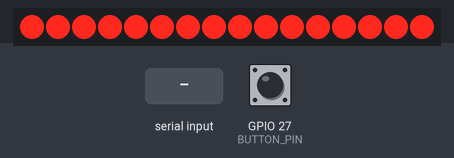
This program was run on a simulated ESP32. Shown: 16 shift-register outputs drawn as a row of LEDs (first output left, lit = HIGH). Wiring (inferred from the names in the program): 2 × shift register (74HC595): data GPIO 14; shift clock GPIO 13; latch GPIO 12; OE GPIO 5. Wiring (inferred from the signals the program sends): row of LEDs: on Q0, Q1, Q2, Q3, Q4, Q5, Q6, Q7, Q8, Q9, Q10, Q11, Q12, Q13, Q14, Q15. The test bench sets the inputs (shaded band); at power-on: GPIO 27 (BUTTON_PIN) HIGH. WiFi joins after 1.5 s; servers stay silent unless stated; what the program prints to the serial monitor is not drawn.

Above: at 2.7 s.
2.8 s: GPIO 27 (BUTTON_PIN) pulled LOW for 0.15 s
At 3.5 s:
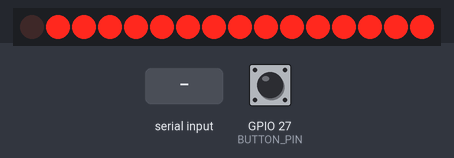
4.4 s: "ON ALL\n" received over Serial
At 5.2 s:
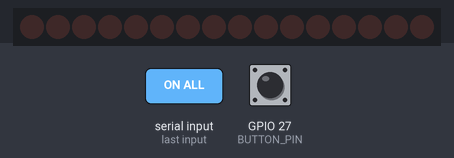
5.9 s: GPIO 27 (BUTTON_PIN) pulled LOW for 1 s
At 7.0 s:
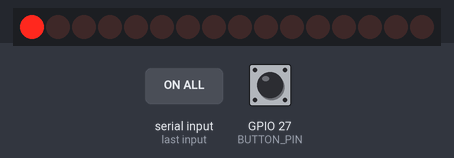
8.4 s: GPIO 27 (BUTTON_PIN) pulled LOW for 3.2 s
At 8.8 s:
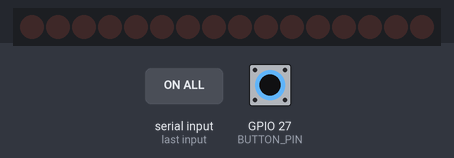
Timing chart, 0 to 11.4 s (numbered marks = the images above; inputs shaded):
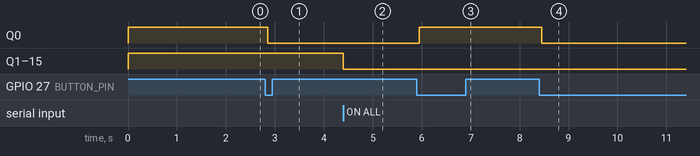

Measured:
- after the input at 2.8 s, Q0: HIGH → LOW after 0.05 s
- after the input at 4.4 s, Q1–15: HIGH → LOW at once
- after the input at 5.9 s, Q0: LOW → HIGH after 0.05 s
- after the input at 8.4 s, Q0: HIGH → LOW after 0.05 s

The program:

main.cpp
```cpp
#include <Arduino.h>
#include <WiFi.h>
#include <WebServer.h>
#include "wifi_secrets.h"

// ===== Hardware =====


constexpr uint8_t BUTTON_PIN = 27;
constexpr uint8_t BUTTON_RELAY = 1;
constexpr uint32_t DEBOUNCE_MS = 50;

bool buttonStableState = HIGH;
bool buttonLastReading = HIGH;
uint32_t buttonLastChange = 0;

constexpr uint8_t DATA_PIN  = 14;
constexpr uint8_t CLOCK_PIN = 13;
constexpr uint8_t LATCH_PIN = 12;
constexpr uint8_t OE_PIN    = 5;

constexpr uint8_t RELAY_COUNT = 16;

uint16_t relayState = 0;
WebServer server(80);
String serialBuffer;

// ===== Relay driver =====

void updateRelays()
{
    digitalWrite(LATCH_PIN, LOW);

    shiftOut(DATA_PIN, CLOCK_PIN, MSBFIRST,
             highByte(relayState));

    shiftOut(DATA_PIN, CLOCK_PIN, MSBFIRST,
             lowByte(relayState));

    digitalWrite(LATCH_PIN, HIGH);
}

bool setRelay(uint8_t channel, bool on)
{
    if (channel < 1 || channel > 16)
        return false;

    uint16_t mask = (uint16_t)1 << (channel - 1);

    if (on)
        relayState |= mask;
    else
        relayState &= ~mask;

    updateRelays();

    Serial.printf("Relay %02u: %s\n",
                  channel, on ? "ON" : "OFF");

    return true;
}

void handleButton()
{
    bool reading = digitalRead(BUTTON_PIN);

    if (reading != buttonLastReading)
    {
        buttonLastChange = millis();
        buttonLastReading = reading;
    }

    if ((uint32_t)(millis() - buttonLastChange)
            >= DEBOUNCE_MS &&
        reading != buttonStableState)
    {
        buttonStableState = reading;

        // Toggle once per press, not on release
        if (buttonStableState == LOW)
        {
            bool currentlyOn =
                (relayState & 0x0001) != 0;

            setRelay(BUTTON_RELAY, !currentlyOn);

            Serial.println(
                "Physical button: Relay 1 toggled"
            );
        }
    }
}

void setAllRelays(bool on)
{
    relayState = on ? 0xFFFF : 0x0000;
    updateRelays();

    Serial.println(on ? "All relays ON" : "All relays OFF");
}

// ===== JSON status =====

String statusJson()
{
    String json = "{\"online\":true,\"relays\":[";

    for (uint8_t i = 0; i < 16; i++)
    {
        if (i > 0) json += ",";

        json += (relayState & ((uint16_t)1 << i))
                    ? "true" : "false";
    }

    json += "]}";
    return json;
}

void sendJson(int code, const String& json)
{
    server.sendHeader("Cache-Control", "no-store");
    server.send(code, "application/json", json);
}

// ===== Web dashboard =====

const char DASHBOARD[] PROGMEM = R"HTML(
<!DOCTYPE html>
<html lang="en">
<head>
<meta charset="UTF-8">
<meta name="viewport"
      content="width=device-width, initial-scale=1">

<title>Konceptux Relay16</title>

<style>
:root {
    color-scheme: dark;
    font-family: Arial, sans-serif;
}

* {
    box-sizing: border-box;
}

body {
    margin: 0;
    background: #101827;
    color: #f1f5f9;
}

.container {
    max-width: 900px;
    margin: auto;
    padding: 24px 16px;
}

header {
    display: flex;
    justify-content: space-between;
    align-items: center;
    gap: 12px;
    margin-bottom: 25px;
}

h1 {
    margin: 0;
    font-size: 25px;
}

.subtitle {
    color: #94a3b8;
    margin-top: 6px;
}

.status {
    font-size: 13px;
    color: #fbbf24;
}

.stats {
    background: #1e293b;
    border-radius: 14px;
    padding: 20px;
    margin-bottom: 20px;
}

.count {
    font-size: 32px;
    font-weight: bold;
}

.grid {
    display: grid;
    grid-template-columns:
        repeat(4, minmax(0, 1fr));
    gap: 12px;
}

.relay {
    background: #1e293b;
    border: 1px solid #334155;
    border-radius: 12px;
    padding: 18px 10px;
    text-align: center;
}

.relay.active {
    border-color: #22c55e;
    background: #173c35;
}

.relay h3 {
    font-size: 15px;
    margin: 0 0 12px;
}

.relay button {
    border: none;
    border-radius: 8px;
    padding: 12px 16px;
    font-weight: bold;
    cursor: pointer;
    background: #475569;
    color: white;
    width: 100%;
}

.relay.active button {
    background: #22c55e;
    color: #052e16;
}

button:disabled {
    opacity: 0.5;
    cursor: wait;
}

.actions {
    display: flex;
    gap: 12px;
    margin-top: 20px;
}

.actions button {
    flex: 1;
    padding: 15px;
    border: none;
    border-radius: 10px;
    cursor: pointer;
    font-weight: bold;
}

.alloff {
    background: #475569;
    color: white;
}

.allon {
    background: #2563eb;
    color: white;
}

.message {
    min-height: 22px;
    color: #fbbf24;
    margin-top: 15px;
}

footer {
    text-align: center;
    margin-top: 30px;
    color: #64748b;
    font-size: 12px;
}

@media(max-width:600px) {
    .grid {
        grid-template-columns:
            repeat(2, minmax(0, 1fr));
    }

    h1 {
        font-size: 21px;
    }
}
</style>
</head>

<body>
<div class="container">

<header>
    <div>
        <h1>KONCEPTUX</h1>
        <div class="subtitle">
            ESP32 Smart Relay Controller
        </div>
    </div>
    <div class="status" id="connection">
        Connecting...
    </div>
</header>

<div class="stats">
    <div>Active relays</div>
    <div class="count" id="count">0 / 16</div>
</div>

<div class="grid" id="relayGrid"></div>

<div class="actions">
    <button class="alloff"
            onclick="setAll(false)">
        ALL OFF
    </button>

    <button class="allon"
            onclick="setAll(true)">
        ALL ON
    </button>
</div>

<div class="message" id="message"></div>

<footer>
    Konceptux Technologies | ESP32 Relay16
</footer>

</div>

<script>
let states = Array(16).fill(false);
let busy = false;

const grid = document.getElementById("relayGrid");
const message = document.getElementById("message");
const connection = document.getElementById("connection");

function render() {
    grid.replaceChildren();

    states.forEach((on, index) => {
        const card = document.createElement("div");
        card.className = "relay" + (on ? " active" : "");

        const heading = document.createElement("h3");
        heading.textContent =
            "Relay " + String(index + 1).padStart(2, "0");

        const button = document.createElement("button");
        button.textContent = on ? "ON" : "OFF";
        button.disabled = busy;
        button.addEventListener("click", () => {
            setRelay(index + 1, !on);
        });

        card.append(heading, button);
        grid.appendChild(card);
    });

    const active = states.filter(Boolean).length;
    document.getElementById("count").textContent =
        active + " / 16";

    document.querySelectorAll(".actions button")
        .forEach(button => button.disabled = busy);
}

async function request(url, options) {
    const response = await fetch(url, {
        cache: "no-store",
        ...options
    });

    if (!response.ok) {
        throw new Error("HTTP " + response.status);
    }

    return response.json();
}

async function refresh() {
    if (busy) return;

    try {
        const data = await request("/api/status");

        states = data.relays;
        connection.textContent = "● Connected";
        connection.style.color = "#22c55e";
        message.textContent = "";
        render();
    } catch (error) {
        connection.textContent = "● Disconnected";
        connection.style.color = "#f87171";
        message.textContent =
            "Unable to communicate with ESP32.";
    }
}

async function setRelay(channel, on) {
    if (busy) return;
    busy = true;
    render();

    try {
        const data = await request(
            "/api/relay?channel=" + channel +
            "&state=" + (on ? 1 : 0),
            { method: "POST" }
        );

        states = data.relays;
        message.textContent = "";
    } catch (error) {
        message.textContent =
            "Relay command failed: " + error.message;
    } finally {
        busy = false;
        render();
        refresh();
    }
}

async function setAll(on) {
    if (busy) return;
    busy = true;
    render();

    try {
        const data = await request(
            "/api/all?state=" + (on ? 1 : 0),
            { method: "POST" }
        );

        states = data.relays;
        message.textContent = "";
    } catch (error) {
        message.textContent =
            "Command failed: " + error.message;
    } finally {
        busy = false;
        render();
        refresh();
    }
}

render();
refresh();
setInterval(refresh, 1500);
</script>
</body>
</html>
)HTML";

// ===== HTTP handlers =====

void handleRelay()
{
    if (!server.hasArg("channel") ||
        !server.hasArg("state"))
    {
        sendJson(400, "{\"error\":\"Missing parameters\"}");
        return;
    }

    String channelText = server.arg("channel");
    String stateText = server.arg("state");

    if (channelText.isEmpty() ||
        channelText.length() > 2 ||
        (stateText != "0" && stateText != "1"))
    {
        sendJson(400, "{\"error\":\"Invalid parameters\"}");
        return;
    }

    for (char c : channelText)
    {
        if (c < '0' || c > '9')
        {
            sendJson(400, "{\"error\":\"Invalid channel\"}");
            return;
        }
    }

    int channel = channelText.toInt();

    if (!setRelay(channel, stateText == "1"))
    {
        sendJson(400, "{\"error\":\"Channel must be 1-16\"}");
        return;
    }

    sendJson(200, statusJson());
}

void handleAll()
{
    if (!server.hasArg("state") ||
        (server.arg("state") != "0" &&
         server.arg("state") != "1"))
    {
        sendJson(400, "{\"error\":\"Invalid state\"}");
        return;
    }

    setAllRelays(server.arg("state") == "1");
    sendJson(200, statusJson());
}

void setupWebServer()
{
    server.on("/", HTTP_GET, []() {
        server.send_P(200, "text/html", DASHBOARD);
    });

    server.on("/api/status", HTTP_GET, []() {
        sendJson(200, statusJson());
    });

    server.on("/api/relay", HTTP_POST, handleRelay);
    server.on("/api/all", HTTP_POST, handleAll);

    server.onNotFound([]() {
        sendJson(404, "{\"error\":\"Not found\"}");
    });

    server.begin();
    Serial.println("HTTP server started");
}

// ===== Serial commands =====

void processSerial(String command)
{
    command.trim();
    command.toUpperCase();

    if (command == "STATUS")
    {
        Serial.println(statusJson());
    }
    else if (command == "ON ALL")
    {
        setAllRelays(true);
    }
    else if (command == "OFF ALL")
    {
        setAllRelays(false);
    }
    else if (command == "HELP")
    {
        Serial.println(
            "ON 1-16 | OFF 1-16 | ON ALL | OFF ALL | STATUS"
        );
    }
    else if (command.startsWith("ON ") ||
             command.startsWith("OFF "))
    {
        bool on = command.startsWith("ON ");
        String number = command.substring(on ? 3 : 4);
        number.trim();

        bool valid = !number.isEmpty() &&
                     number.length() <= 2;

        for (char c : number)
            if (c < '0' || c > '9')
                valid = false;

        if (!valid || !setRelay(number.toInt(), on))
            Serial.println("Invalid relay number");
    }
    else
    {
        Serial.println("Unknown command. Type HELP.");
    }
}

// ===== Setup =====

void setup()
{
    Serial.begin(115200);

    // Disable outputs during initialization
    digitalWrite(OE_PIN, HIGH);
    pinMode(OE_PIN, OUTPUT);

    pinMode(DATA_PIN, OUTPUT);
    pinMode(CLOCK_PIN, OUTPUT);
    pinMode(LATCH_PIN, OUTPUT);

    digitalWrite(DATA_PIN, LOW);
    digitalWrite(CLOCK_PIN, LOW);
    digitalWrite(LATCH_PIN, LOW);

    relayState = 0;
    updateRelays();

    digitalWrite(OE_PIN, LOW);

    pinMode(BUTTON_PIN, INPUT_PULLUP);

    buttonStableState = digitalRead(BUTTON_PIN);
    buttonLastReading = buttonStableState;
    buttonLastChange = millis();

    Serial.println("\nKonceptux Relay16");

    WiFi.mode(WIFI_STA);
    WiFi.begin(WIFI_SSID, WIFI_PASSWORD);

    Serial.print("Connecting to Wi-Fi");

    unsigned long start = millis();

    while (WiFi.status() != WL_CONNECTED &&
           millis() - start < 20000)
    {
        delay(500);
        Serial.print(".");
    }

    if (WiFi.status() == WL_CONNECTED)
    {
        Serial.println("\nWi-Fi connected");
        Serial.print("IP address: ");
        Serial.println(WiFi.localIP());

        setupWebServer();
    }
    else
    {
        Serial.println("\nWi-Fi connection failed");
        Serial.println("Serial control remains available");
    }

    Serial.println("Type HELP for serial commands");
}

// ===== Main loop =====

void loop()
{

    handleButton();

    if (WiFi.status() == WL_CONNECTED)
    {
        server.handleClient();
    }

    while (Serial.available())
    {
        char c = (char)Serial.read();

        if (c == '\n' || c == '\r')
        {
            if (!serialBuffer.isEmpty())
            {
                processSerial(serialBuffer);
                serialBuffer = "";
            }
        }
        else if (serialBuffer.length() < 63)
        {
            serialBuffer += c;
        }
        else
        {
            serialBuffer = "";
            Serial.println("Command too long");
        }
    }
}
```

wifi_secrets.h
```cpp
#pragma once

#define WIFI_SSID ""
#define WIFI_PASSWORD ""
```
